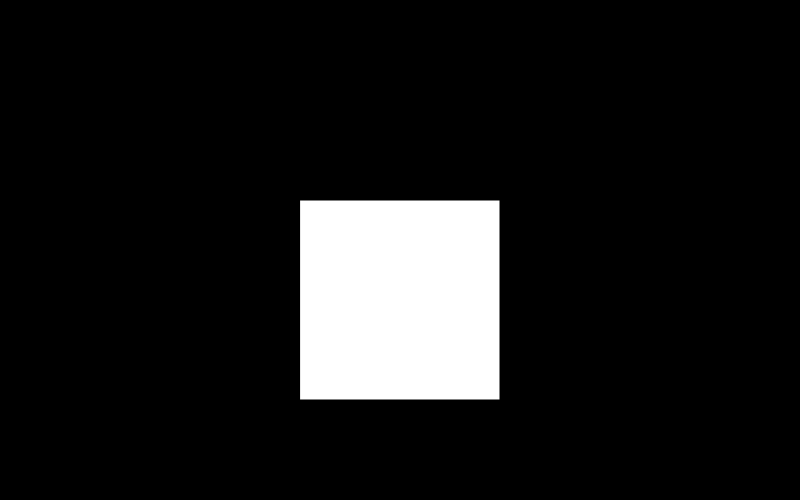
Frame 1 (no input)
Frame 60 (no input): identical to frame 1, image omitted
Frame 120 (the mouse pressed at the canvas centre since frame 60): identical to frame 1, image omitted

The p5.js sketch that drew this single still picture (run headless with seeded random() and noise() and a simulated clock; from frame 60 on, the mouse is pressed at the canvas centre):

// p5.js sketch
// ── sketch.js
function setup() {
  createCanvas(800, 500);
}

function draw() {
  background("#000");
  if(mouseX > 400) {
    ellipse(120, 110, 300, 300);
  } else if(mouseY < 300) {
    rect(300, 200, 200, 200);
  } else {
    background("#000");
  }
}
